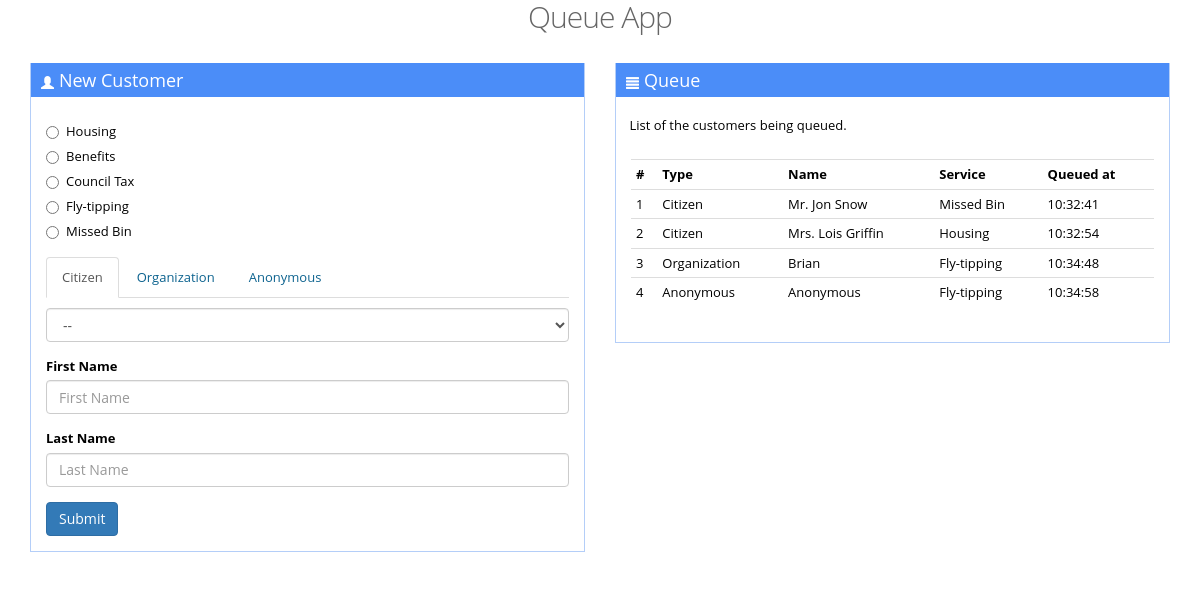
The page / on the database its author committed.
### tables this page shows
CREATE TABLE IF NOT EXISTS `services` (
  `ser_id` int(11) NOT NULL AUTO_INCREMENT,
  `ser_name` varchar(20) NOT NULL,
  PRIMARY KEY (`ser_id`)
);

CREATE TABLE IF NOT EXISTS `customer` (
  `cust_id` int(11) NOT NULL AUTO_INCREMENT,
  `cust_type` varchar(20) NOT NULL,
  `title` varchar(10) NOT NULL,
  `firstname` varchar(20) NOT NULL,
  `lastname` varchar(20) NOT NULL,
  `org_name` text NOT NULL,
  `anonymous` varchar(10) NOT NULL,
  `service` varchar(20) NOT NULL,
  `que_time` time NOT NULL,
  `que_date` timestamp NOT NULL DEFAULT CURRENT_TIMESTAMP,
  PRIMARY KEY (`cust_id`)
);

### model/firmstep_class.php (called while the page is built, shortened)
<?php
class firmstep_class{
	function select_customer(){
		$sql = "SELECT * FROM `customer` WHERE `que_date` >= CURDATE()";
		$result = mysql_query($sql);
		if($result){
			return $result;
		}
	}
	function select_services(){
		$sql = "SELECT * FROM `services`";
		$result = mysql_query($sql);
		if($result){
			return $result;
		}
	}
}
?>

### index.php (the view, shortened to what this page needs)
<?php
	include("model/firmstep_class.php");
	$objfirmstep = new firmstep_class();
	$result_cust = $objfirmstep->select_customer();
	$result_ser = $objfirmstep->select_services();
?>
<!DOCTYPE html PUBLIC "-//W3C//DTD XHTML 1.0 Transitional//EN" "http://www.w3.org/TR/xhtml1/DTD/xhtml1-transitional.dtd">
<html xmlns="http://www.w3.org/1999/xhtml">
<head>
<link href="css/bootstrap.min.css" rel="stylesheet" type="text/css"/>
<link href="css/style.css" rel="stylesheet" type="text/css"/>
</head>
<body>
	<div class="page-content">
        <div class="row">
            <h2 class="page-title text-center">
            </h2>
        </div>
        	<div class="row" style="margin:15px;">
				<div class="col-md-6">
					<div class="portlet box blue">
                      <div class="portlet-title">
                          <div class="caption">
                              <i class="glyphicon glyphicon-user"></i> New Customer
                          </div>
                      </div>
						<div class="portlet-body form" style="margin-top:-10px">
							<form action="" method="post" style="padding:15px;">
                            	<div class="form-group" >
                                	<?php
                                	if($result_ser){
                              			while($row_ser = mysql_fetch_array($result_ser)){
									?>
                                    <div class="radio">
                                      <label>
                                        <input type="radio" name="service" id="optionsRadios1" value="<?php echo $row_ser['ser_name']; ?>" >
                                        	<?php echo $row_ser['ser_name']; ?>
                                      </label>
                                    </div>
                                    <?php
										}
									}
									?>
                               </div>
                               <ul class="nav nav-tabs" style="margin-bottom:10px;">
                                <li class="active"><a data-toggle="tab" href="#Citizen">Citizen</a></li>
                                <li><a data-toggle="tab" href="#Organization">Organization</a></li>
                                <li><a data-toggle="tab" href="#Anonymous">Anonymous</a></li>
                              </ul>
                              <div class="tab-content">
                                <div id="Citizen" class="tab-pane fade in active">
                                  	<div class="form-group">
                                        <select class="form-control" name="title">
                                          <option value="">--</option>
                                        </select>
                                    </div>
                                    <div class="form-group">
                                      <label for="exampleInputEmail1">First Name</label>
                                      <input type="text" class="form-control" placeholder="First Name" name="firstname">
                                    </div>
                                    <div class="form-group">
                                      <label for="exampleInputPassword1">Last Name</label>
                                      <input type="text" class="form-control" placeholder="Last Name" name="lastname">
                                    </div>
                                  	 <button type="submit" class="btn btn-primary" name="submit_ci">Submit</button>
                                </div>
                              </div>
                            </form>
						</div>
					</div>
              </div>
              <div class="col-md-6">
					<div class="portlet box blue">
                      <div class="portlet-title">
                          <div class="caption">
                              <i class="glyphicon glyphicon-align-justify"></i> Queue
                          </div>
                      </div>
                      <div class="portlet-body form" style="margin-top:-10px">
                      	<br />
                      	<p> &nbsp;&nbsp;&nbsp;&nbsp;List of the customers being queued.</p>
                          <div class="table-responsive" style="padding:15px;">
                              <table class="table table-condensed">
                                  <tr>
                                      <th>#</th>
                                      <th>Type</th>
                                      <th>Name</th>
                                      <th>Service</th>
                                      <th>Queued at</th>
                                  </tr>
                                      <?php
                                          $cnt = 0;
                                          if($result_cust){
                                              while($row_cust = mysql_fetch_array($result_cust)){
                                                  $cnt++;
                                                  echo "<tr>";
                                                  echo "<td>".$cnt."</td>";
                                                  echo "<td>".$row_cust['cust_type']."</td>";
                                                  if($row_cust['cust_type']=='Citizen'){
                                                      echo "<td>".$row_cust['title']." ".$row_cust['firstname']." ".$row_cust['lastname']."</td>";
                                                  }elseif($row_cust['cust_type']=='Organization'){
                                                      echo "<td>".$row_cust['org_name']."</td>";
                                                  }elseif($row_cust['cust_type']=='Anonymous'){
                                                      echo "<td>".$row_cust['anonymous']."</td>";
                                                  }else{
                                                      echo "<td></td>";
                                                  }
                                                  echo "<td>".$row_cust['service']."</td>";
                                                  echo "<td>".$row_cust['que_time']."</td>";
                                                  echo "</tr>";
                                              }
                                          }
                                      ?>
                              </table>
                              </div>
                         </div>
                 </div>
              </div>
         </div>
    </div>
</body>
</html>

### rows shown on the page
services: ser_name "Housing"
services: ser_name "Benefits"
services: ser_name "Council Tax"
services: ser_name "Fly-tipping"
services: ser_name "Missed Bin"
customer: cust_type "Citizen", title "Mr.", firstname "Jon", lastname "Snow", service "Missed Bin", que_time "10:32:41"
customer: cust_type "Citizen", title "Mrs.", firstname "Lois", lastname "Griffin", service "Housing", que_time "10:32:54"
customer: cust_type "Organization", org_name "Brian", service "Fly-tipping", que_time "10:34:48"
customer: cust_type "Anonymous", anonymous "Anonymous", service "Fly-tipping", que_time "10:34:58"
